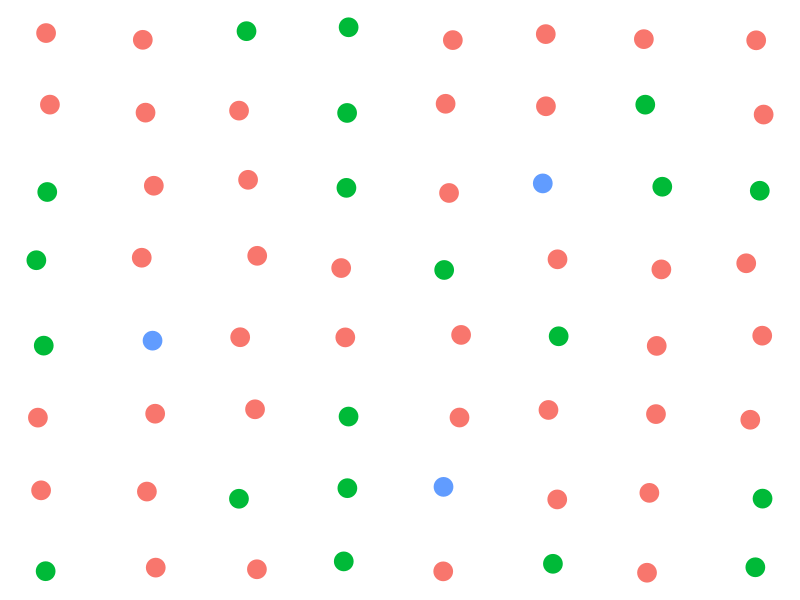

This chart was generated by the following R code:
## ---- chunk 1
#https://psyc2016.whatanimalssee.com/bookdown-demo_files/figure-html/unnamed-chunk-9-1.png
library(ggplot2)
library(tibble)
pts<- expand.grid(x = seq(2,16,2), y = seq(2,16,2), type = c("distractor"))
jittr<-.4
pts$x <- pts$x + runif(length(pts$x))*jittr-jittr/2
pts$y <- pts$y + runif(length(pts$y))*jittr-jittr/2
pts$type <- as.character(pts$type)
pts$type[c(1,4,6,8,11,12,13,16,20,25,26,30,33,37,41,44,47,48,52,55,59,60)] <- "distractor2"
pts$type[c(13,26,46)] <- "target"

ymin<-600; ymax<-2000
ggplot(pts,aes(x=x,y=y, color=type)) + geom_point(size=6)  +  theme_void() + theme(legend.position = "none")
#+ ylim(ymin,ymax)
